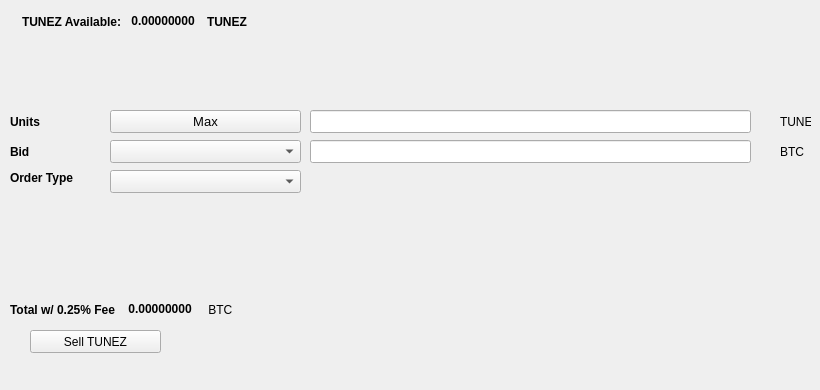
   <widget class="QWidget" name="SellTab">
    <attribute name="title">
     <string>Sell</string>
    </attribute>
    <widget class="QLabel" name="label_16">
     <property name="geometry">
      <rect>
       <x>780</x>
       <y>140</y>
       <width>31</width>
       <height>23</height>
      </rect>
     </property>
     <property name="text">
      <string>BTC</string>
     </property>
    </widget>
    <widget class="QComboBox" name="SellBidcomboBox">
     <property name="geometry">
      <rect>
       <x>110</x>
       <y>140</y>
       <width>191</width>
       <height>23</height>
      </rect>
     </property>
     <property name="font">
      <font>
       <pointsize>10</pointsize>
      </font>
     </property>
    </widget>
    <widget class="QLabel" name="label_18">
     <property name="geometry">
      <rect>
       <x>10</x>
       <y>110</y>
       <width>46</width>
       <height>23</height>
      </rect>
     </property>
     <property name="font">
      <font>
       <weight>75</weight>
       <bold>true</bold>
      </font>
     </property>
     <property name="text">
      <string>Units</string>
     </property>
    </widget>
    <widget class="QPushButton" name="Sell_Max_Amount">
     <property name="geometry">
      <rect>
       <x>110</x>
       <y>110</y>
       <width>191</width>
       <height>23</height>
      </rect>
     </property>
     <property name="font">
      <font>
       <pointsize>10</pointsize>
      </font>
     </property>
     <property name="text">
      <string>Max</string>
     </property>
    </widget>
    <widget class="QLabel" name="label_20">
     <property name="geometry">
      <rect>
       <x>10</x>
       <y>170</y>
       <width>91</width>
       <height>16</height>
      </rect>
     </property>
     <property name="font">
      <font>
       <weight>75</weight>
       <bold>true</bold>
      </font>
     </property>
     <property name="text">
      <string>Order Type</string>
     </property>
    </widget>
    <widget class="QComboBox" name="SellOrdertypeCombo">
     <property name="geometry">
      <rect>
       <x>110</x>
       <y>170</y>
       <width>191</width>
       <height>23</height>
      </rect>
     </property>
     <property name="font">
      <font>
       <pointsize>10</pointsize>
      </font>
     </property>
    </widget>
    <widget class="QLabel" name="label_21">
     <property name="geometry">
      <rect>
       <x>10</x>
       <y>140</y>
       <width>46</width>
       <height>23</height>
      </rect>
     </property>
     <property name="font">
      <font>
       <weight>75</weight>
       <bold>true</bold>
      </font>
     </property>
     <property name="text">
      <string>Bid</string>
     </property>
    </widget>
    <widget class="QLabel" name="label_22">
     <property name="geometry">
      <rect>
       <x>780</x>
       <y>110</y>
       <width>31</width>
       <height>23</height>
      </rect>
     </property>
     <property name="text">
      <string>TUNEZ</string>
     </property>
    </widget>
    <widget class="QLineEdit" name="UnitsInputTUNEZ">
     <property name="geometry">
      <rect>
       <x>310</x>
       <y>110</y>
       <width>441</width>
       <height>23</height>
      </rect>
     </property>
     <property name="font">
      <font>
       <pointsize>9</pointsize>
       <weight>75</weight>
       <bold>true</bold>
      </font>
     </property>
    </widget>
    <widget class="QLineEdit" name="SellBidPriceEdit">
     <property name="geometry">
      <rect>
       <x>310</x>
       <y>140</y>
       <width>441</width>
       <height>23</height>
      </rect>
     </property>
     <property name="font">
      <font>
       <pointsize>9</pointsize>
       <weight>75</weight>
       <bold>true</bold>
      </font>
     </property>
    </widget>
    <widget class="QPushButton" name="SellTUNEZBTN">
     <property name="geometry">
      <rect>
       <x>30</x>
       <y>330</y>
       <width>131</width>
       <height>23</height>
      </rect>
     </property>
     <property name="text">
      <string>Sell TUNEZ</string>
     </property>
     <property name="icon">
      <iconset resource="../tunez.qrc">
       <normaloff>:/icons/bitcoin</normaloff>:/icons/bitcoin</iconset>
     </property>
    </widget>
    <widget class="QWidget" name="layoutWidget3">
     <property name="geometry">
      <rect>
       <x>22</x>
       <y>12</y>
       <width>258</width>
       <height>19</height>
      </rect>
     </property>
     <layout class="QHBoxLayout" name="horizontalLayout">
      <item>
       <widget class="QLabel" name="label232_2">
        <property name="font">
         <font>
          <weight>75</weight>
          <bold>true</bold>
         </font>
        </property>
        <property name="text">
         <string>TUNEZ Available:</string>
        </property>
       </widget>
      </item>
      <item>
       <widget class="QLabel" name="TUNEZAvailableLabel">
        <property name="palette">
         <palette>
          <active>
           <colorrole role="WindowText">
            <brush brushstyle="SolidPattern">
             <color alpha="255">
              <red>0</red>
              <green>0</green>
              <blue>0</blue>
             </color>
            </brush>
           </colorrole>
           <colorrole role="Button">
            <brush brushstyle="SolidPattern">
             <color alpha="255">
              <red>0</red>
              <green>170</green>
              <blue>0</blue>
             </color>
            </brush>
           </colorrole>
           <colorrole role="Light">
            <brush brushstyle="SolidPattern">
             <color alpha="255">
              <red>0</red>
              <green>255</green>
              <blue>0</blue>
             </color>
            </brush>
           </colorrole>
           <colorrole role="Midlight">
            <brush brushstyle="SolidPattern">
             <color alpha="255">
              <red>0</red>
              <green>212</green>
              <blue>0</blue>
             </color>
            </brush>
           </colorrole>
           <colorrole role="Dark">
            <brush brushstyle="SolidPattern">
             <color alpha="255">
              <red>0</red>
              <green>85</green>
              <blue>0</blue>
             </color>
            </brush>
           </colorrole>
           <colorrole role="Mid">
            <brush brushstyle="SolidPattern">
             <color alpha="255">
              <red>0</red>
              <green>113</green>
              <blue>0</blue>
             </color>
            </brush>
           </colorrole>
           <colorrole role="Text">
            <brush brushstyle="SolidPattern">
             <color alpha="255">
              <red>0</red>
              <green>170</green>
              <blue>0</blue>
             </color>
            </brush>
           </colorrole>
           <colorrole role="BrightText">
            <brush brushstyle="SolidPattern">
             <color alpha="255">
              <red>255</red>
              <green>255</green>
              <blue>255</blue>
             </color>
            </brush>
           </colorrole>
           <colorrole role="ButtonText">
            <brush brushstyle="SolidPattern">
             <color alpha="255">
              <red>0</red>
              <green>0</green>
              <blue>0</blue>
             </color>
            </brush>
           </colorrole>
           <colorrole role="Base">
            <brush brushstyle="SolidPattern">
             <color alpha="255">
              <red>255</red>
              <green>255</green>
              <blue>255</blue>
             </color>
            </brush>
           </colorrole>
           <colorrole role="Window">
            <brush brushstyle="SolidPattern">
             <color alpha="255">
              <red>0</red>
              <green>170</green>
              <blue>0</blue>
             </color>
            </brush>
           </colorrole>
           <colorrole role="Shadow">
            <brush brushstyle="SolidPattern">
             <color alpha="255">
              <red>0</red>
              <green>0</green>
              <blue>0</blue>
             </color>
            </brush>
           </colorrole>
           <colorrole role="AlternateBase">
            <brush brushstyle="SolidPattern">
             <color alpha="255">
              <red>127</red>
              <green>212</green>
              <blue>127</blue>
             </color>
            </brush>
           </colorrole>
           <colorrole role="ToolTipBase">
            <brush brushstyle="SolidPattern">
             <color alpha="255">
              <red>255</red>
              <green>255</green>
              <blue>220</blue>
             </color>
            </brush>
           </colorrole>
           <colorrole role="ToolTipText">
            <brush brushstyle="SolidPattern">
             <color alpha="255">
              <red>0</red>
              <green>0</green>
              <blue>0</blue>
             </color>
            </brush>
           </colorrole>
          </active>
          <inactive>
           <colorrole role="WindowText">
            <brush brushstyle="SolidPattern">
             <color alpha="255">
              <red>0</red>
              <green>0</green>
              <blue>0</blue>
             </color>
            </brush>
           </colorrole>
           <colorrole role="Button">
            <brush brushstyle="SolidPattern">
             <color alpha="255">
              <red>0</red>
              <green>170</green>
              <blue>0</blue>
             </color>
            </brush>
           </colorrole>
           <colorrole role="Light">
            <brush brushstyle="SolidPattern">
             <color alpha="255">
              <red>0</red>
              <green>255</green>
              <blue>0</blue>
             </color>
            </brush>
           </colorrole>
           <colorrole role="Midlight">
            <brush brushstyle="SolidPattern">
             <color alpha="255">
              <red>0</red>
              <green>212</green>
              <blue>0</blue>
             </color>
            </brush>
           </colorrole>
           <colorrole role="Dark">
            <brush brushstyle="SolidPattern">
             <color alpha="255">
              <red>0</red>
              <green>85</green>
              <blue>0</blue>
             </color>
            </brush>
           </colorrole>
           <colorrole role="Mid">
            <brush brushstyle="SolidPattern">
             <color alpha="255">
              <red>0</red>
              <green>113</green>
              <blue>0</blue>
             </color>
            </brush>
           </colorrole>
           <colorrole role="Text">
            <brush brushstyle="SolidPattern">
             <color alpha="255">
              <red>0</red>
              <green>170</green>
              <blue>0</blue>
             </color>
            </brush>
           </colorrole>
           <colorrole role="BrightText">
            <brush brushstyle="SolidPattern">
             <color alpha="255">
              <red>255</red>
              <green>255</green>
              <blue>255</blue>
             </color>
            </brush>
           </colorrole>
           <colorrole role="ButtonText">
            <brush brushstyle="SolidPattern">
             <color alpha="255">
              <red>0</red>
              <green>0</green>
              <blue>0</blue>
             </color>
            </brush>
           </colorrole>
           <colorrole role="Base">
            <brush brushstyle="SolidPattern">
             <color alpha="255">
              <red>255</red>
              <green>255</green>
              <blue>255</blue>
             </color>
            </brush>
           </colorrole>
           <colorrole role="Window">
            <brush brushstyle="SolidPattern">
             <color alpha="255">
              <red>0</red>
              <green>170</green>
              <blue>0</blue>
             </color>
            </brush>
           </colorrole>
           <colorrole role="Shadow">
            <brush brushstyle="SolidPattern">
             <color alpha="255">
              <red>0</red>
              <green>0</green>
              <blue>0</blue>
             </color>
            </brush>
           </colorrole>
           <colorrole role="AlternateBase">
            <brush brushstyle="SolidPattern">
             <color alpha="255">
              <red>127</red>
              <green>212</green>
              <blue>127</blue>
             </color>
            </brush>
           </colorrole>
           <colorrole role="ToolTipBase">
            <brush brushstyle="SolidPattern">
             <color alpha="255">
              <red>255</red>
              <green>255</green>
              <blue>220</blue>
             </color>
            </brush>
           </colorrole>
           <colorrole role="ToolTipText">
            <brush brushstyle="SolidPattern">
             <color alpha="255">
              <red>0</red>
              <green>0</green>
              <blue>0</blue>
             </color>
            </brush>
           </colorrole>
          </inactive>
          <disabled>
           <colorrole role="WindowText">
            <brush brushstyle="SolidPattern">
             <color alpha="255">
              <red>0</red>
              <green>85</green>
              <blue>0</blue>
             </color>
            </brush>
           </colorrole>
           <colorrole role="Button">
            <brush brushstyle="SolidPattern">
             <color alpha="255">
              <red>0</red>
              <green>170</green>
              <blue>0</blue>
             </color>
            </brush>
           </colorrole>
           <colorrole role="Light">
            <brush brushstyle="SolidPattern">
             <color alpha="255">
              <red>0</red>
              <green>255</green>
              <blue>0</blue>
             </color>
            </brush>
           </colorrole>
           <colorrole role="Midlight">
            <brush brushstyle="SolidPattern">
             <color alpha="255">
              <red>0</red>
              <green>212</green>
              <blue>0</blue>
             </color>
            </brush>
           </colorrole>
           <colorrole role="Dark">
            <brush brushstyle="SolidPattern">
             <color alpha="255">
              <red>0</red>
              <green>85</green>
              <blue>0</blue>
             </color>
            </brush>
           </colorrole>
           <colorrole role="Mid">
            <brush brushstyle="SolidPattern">
             <color alpha="255">
              <red>0</red>
              <green>113</green>
              <blue>0</blue>
             </color>
            </brush>
           </colorrole>
           <colorrole role="Text">
            <brush brushstyle="SolidPattern">
             <color alpha="255">
              <red>0</red>
              <green>85</green>
              <blue>0</blue>
             </color>
            </brush>
           </colorrole>
           <colorrole role="BrightText">
            <brush brushstyle="SolidPattern">
             <color alpha="255">
              <red>255</red>
              <green>255</green>
              <blue>255</blue>
             </color>
            </brush>
           </colorrole>
           <colorrole role="ButtonText">
            <brush brushstyle="SolidPattern">
             <color alpha="255">
              <red>0</red>
              <green>85</green>
              <blue>0</blue>
             </color>
            </brush>
           </colorrole>
           <colorrole role="Base">
            <brush brushstyle="SolidPattern">
             <color alpha="255">
              <red>0</red>
              <green>170</green>
              <blue>0</blue>
             </color>
            </brush>
           </colorrole>
           <colorrole role="Window">
            <brush brushstyle="SolidPattern">
             <color alpha="255">
              <red>0</red>
              <green>170</green>
              <blue>0</blue>
             </color>
            </brush>
           </colorrole>
           <colorrole role="Shadow">
            <brush brushstyle="SolidPattern">
             <color alpha="255">
              <red>0</red>
              <green>0</green>
              <blue>0</blue>
             </color>
            </brush>
           </colorrole>
           <colorrole role="AlternateBase">
            <brush brushstyle="SolidPattern">
             <color alpha="255">
              <red>0</red>
              <green>170</green>
              <blue>0</blue>
             </color>
            </brush>
           </colorrole>
           <colorrole role="ToolTipBase">
            <brush brushstyle="SolidPattern">
             <color alpha="255">
              <red>255</red>
              <green>255</green>
              <blue>220</blue>
             </color>
            </brush>
           </colorrole>
           <colorrole role="ToolTipText">
            <brush brushstyle="SolidPattern">
             <color alpha="255">
              <red>0</red>
              <green>0</green>
              <blue>0</blue>
             </color>
            </brush>
           </colorrole>
          </disabled>
         </palette>
        </property>
        <property name="font">
         <font>
          <weight>75</weight>
          <bold>true</bold>
         </font>
        </property>
        <property name="text">
         <string> 0.00000000 </string>
        </property>
        <property name="textInteractionFlags">
         <set>Qt::LinksAccessibleByMouse|Qt::TextSelectableByKeyboard|Qt::TextSelectableByMouse</set>
        </property>
       </widget>
      </item>
      <item>
       <widget class="QLabel" name="labelTUNEZ">
        <property name="font">
         <font>
          <weight>75</weight>
          <bold>true</bold>
         </font>
        </property>
        <property name="text">
         <string>TUNEZ</string>
        </property>
       </widget>
      </item>
     </layout>
    </widget>
    <widget class="QWidget" name="layoutWidget">
     <property name="geometry">
      <rect>
       <x>10</x>
       <y>300</y>
       <width>268</width>
       <height>19</height>
      </rect>
     </property>
     <layout class="QHBoxLayout" name="horizontalLayout_2">
      <item>
       <widget class="QLabel" name="label_19">
        <property name="font">
         <font>
          <weight>75</weight>
          <bold>true</bold>
         </font>
        </property>
        <property name="text">
         <string>Total w/ 0.25% Fee </string>
        </property>
       </widget>
      </item>
      <item>
       <widget class="QLabel" name="SellCostLabel">
        <property name="palette">
         <palette>
          <active>
           <colorrole role="WindowText">
            <brush brushstyle="SolidPattern">
             <color alpha="255">
              <red>0</red>
              <green>0</green>
              <blue>0</blue>
             </color>
            </brush>
           </colorrole>
           <colorrole role="Button">
            <brush brushstyle="SolidPattern">
             <color alpha="255">
              <red>0</red>
              <green>170</green>
              <blue>0</blue>
             </color>
            </brush>
           </colorrole>
           <colorrole role="Light">
            <brush brushstyle="SolidPattern">
             <color alpha="255">
              <red>0</red>
              <green>255</green>
              <blue>0</blue>
             </color>
            </brush>
           </colorrole>
           <colorrole role="Midlight">
            <brush brushstyle="SolidPattern">
             <color alpha="255">
              <red>0</red>
              <green>212</green>
              <blue>0</blue>
             </color>
            </brush>
           </colorrole>
           <colorrole role="Dark">
            <brush brushstyle="SolidPattern">
             <color alpha="255">
              <red>0</red>
              <green>85</green>
              <blue>0</blue>
             </color>
            </brush>
           </colorrole>
           <colorrole role="Mid">
            <brush brushstyle="SolidPattern">
             <color alpha="255">
              <red>0</red>
              <green>113</green>
              <blue>0</blue>
             </color>
            </brush>
           </colorrole>
           <colorrole role="Text">
            <brush brushstyle="SolidPattern">
             <color alpha="255">
              <red>0</red>
              <green>170</green>
              <blue>0</blue>
             </color>
            </brush>
           </colorrole>
           <colorrole role="BrightText">
            <brush brushstyle="SolidPattern">
             <color alpha="255">
              <red>255</red>
              <green>255</green>
              <blue>255</blue>
             </color>
            </brush>
           </colorrole>
           <colorrole role="ButtonText">
            <brush brushstyle="SolidPattern">
             <color alpha="255">
              <red>0</red>
              <green>0</green>
              <blue>0</blue>
             </color>
            </brush>
           </colorrole>
           <colorrole role="Base">
            <brush brushstyle="SolidPattern">
             <color alpha="255">
              <red>255</red>
              <green>255</green>
              <blue>255</blue>
             </color>
            </brush>
           </colorrole>
           <colorrole role="Window">
            <brush brushstyle="SolidPattern">
             <color alpha="255">
              <red>0</red>
              <green>170</green>
              <blue>0</blue>
             </color>
            </brush>
           </colorrole>
           <colorrole role="Shadow">
            <brush brushstyle="SolidPattern">
             <color alpha="255">
              <red>0</red>
              <green>0</green>
              <blue>0</blue>
             </color>
            </brush>
           </colorrole>
           <colorrole role="AlternateBase">
            <brush brushstyle="SolidPattern">
             <color alpha="255">
              <red>127</red>
              <green>212</green>
              <blue>127</blue>
             </color>
            </brush>
           </colorrole>
           <colorrole role="ToolTipBase">
            <brush brushstyle="SolidPattern">
             <color alpha="255">
              <red>255</red>
              <green>255</green>
              <blue>220</blue>
             </color>
            </brush>
           </colorrole>
           <colorrole role="ToolTipText">
            <brush brushstyle="SolidPattern">
             <color alpha="255">
              <red>0</red>
              <green>0</green>
              <blue>0</blue>
             </color>
            </brush>
           </colorrole>
          </active>
          <inactive>
           <colorrole role="WindowText">
            <brush brushstyle="SolidPattern">
             <color alpha="255">
              <red>0</red>
              <green>0</green>
              <blue>0</blue>
             </color>
            </brush>
           </colorrole>
           <colorrole role="Button">
            <brush brushstyle="SolidPattern">
             <color alpha="255">
              <red>0</red>
              <green>170</green>
              <blue>0</blue>
             </color>
            </brush>
           </colorrole>
           <colorrole role="Light">
            <brush brushstyle="SolidPattern">
             <color alpha="255">
              <red>0</red>
              <green>255</green>
              <blue>0</blue>
             </color>
            </brush>
           </colorrole>
           <colorrole role="Midlight">
            <brush brushstyle="SolidPattern">
             <color alpha="255">
              <red>0</red>
              <green>212</green>
              <blue>0</blue>
             </color>
            </brush>
           </colorrole>
           <colorrole role="Dark">
            <brush brushstyle="SolidPattern">
             <color alpha="255">
              <red>0</red>
              <green>85</green>
              <blue>0</blue>
             </color>
            </brush>
           </colorrole>
           <colorrole role="Mid">
            <brush brushstyle="SolidPattern">
             <color alpha="255">
              <red>0</red>
              <green>113</green>
              <blue>0</blue>
             </color>
            </brush>
           </colorrole>
           <colorrole role="Text">
            <brush brushstyle="SolidPattern">
             <color alpha="255">
              <red>0</red>
              <green>170</green>
              <blue>0</blue>
             </color>
            </brush>
           </colorrole>
           <colorrole role="BrightText">
            <brush brushstyle="SolidPattern">
             <color alpha="255">
              <red>255</red>
              <green>255</green>
              <blue>255</blue>
             </color>
            </brush>
           </colorrole>
           <colorrole role="ButtonText">
            <brush brushstyle="SolidPattern">
             <color alpha="255">
              <red>0</red>
              <green>0</green>
              <blue>0</blue>
             </color>
            </brush>
           </colorrole>
           <colorrole role="Base">
            <brush brushstyle="SolidPattern">
             <color alpha="255">
              <red>255</red>
              <green>255</green>
              <blue>255</blue>
             </color>
            </brush>
           </colorrole>
           <colorrole role="Window">
            <brush brushstyle="SolidPattern">
             <color alpha="255">
              <red>0</red>
              <green>170</green>
              <blue>0</blue>
             </color>
            </brush>
           </colorrole>
           <colorrole role="Shadow">
            <brush brushstyle="SolidPattern">
             <color alpha="255">
              <red>0</red>
              <green>0</green>
              <blue>0</blue>
             </color>
            </brush>
           </colorrole>
           <colorrole role="AlternateBase">
            <brush brushstyle="SolidPattern">
             <color alpha="255">
              <red>127</red>
              <green>212</green>
              <blue>127</blue>
             </color>
            </brush>
           </colorrole>
           <colorrole role="ToolTipBase">
            <brush brushstyle="SolidPattern">
             <color alpha="255">
              <red>255</red>
              <green>255</green>
              <blue>220</blue>
             </color>
            </brush>
           </colorrole>
           <colorrole role="ToolTipText">
            <brush brushstyle="SolidPattern">
             <color alpha="255">
              <red>0</red>
              <green>0</green>
              <blue>0</blue>
             </color>
            </brush>
           </colorrole>
          </inactive>
          <disabled>
           <colorrole role="WindowText">
            <brush brushstyle="SolidPattern">
             <color alpha="255">
              <red>0</red>
              <green>85</green>
              <blue>0</blue>
             </color>
            </brush>
           </colorrole>
           <colorrole role="Button">
            <brush brushstyle="SolidPattern">
             <color alpha="255">
              <red>0</red>
              <green>170</green>
              <blue>0</blue>
             </color>
            </brush>
           </colorrole>
           <colorrole role="Light">
            <brush brushstyle="SolidPattern">
             <color alpha="255">
              <red>0</red>
              <green>255</green>
              <blue>0</blue>
             </color>
            </brush>
           </colorrole>
           <colorrole role="Midlight">
            <brush brushstyle="SolidPattern">
             <color alpha="255">
              <red>0</red>
              <green>212</green>
              <blue>0</blue>
             </color>
            </brush>
           </colorrole>
           <colorrole role="Dark">
            <brush brushstyle="SolidPattern">
             <color alpha="255">
              <red>0</red>
              <green>85</green>
              <blue>0</blue>
             </color>
            </brush>
           </colorrole>
           <colorrole role="Mid">
            <brush brushstyle="SolidPattern">
             <color alpha="255">
              <red>0</red>
              <green>113</green>
              <blue>0</blue>
             </color>
            </brush>
           </colorrole>
           <colorrole role="Text">
            <brush brushstyle="SolidPattern">
             <color alpha="255">
              <red>0</red>
              <green>85</green>
              <blue>0</blue>
             </color>
            </brush>
           </colorrole>
           <colorrole role="BrightText">
            <brush brushstyle="SolidPattern">
             <color alpha="255">
              <red>255</red>
              <green>255</green>
              <blue>255</blue>
             </color>
            </brush>
           </colorrole>
           <colorrole role="ButtonText">
            <brush brushstyle="SolidPattern">
             <color alpha="255">
              <red>0</red>
              <green>85</green>
              <blue>0</blue>
             </color>
            </brush>
           </colorrole>
           <colorrole role="Base">
            <brush brushstyle="SolidPattern">
             <color alpha="255">
              <red>0</red>
              <green>170</green>
              <blue>0</blue>
             </color>
            </brush>
           </colorrole>
           <colorrole role="Window">
            <brush brushstyle="SolidPattern">
             <color alpha="255">
              <red>0</red>
              <green>170</green>
              <blue>0</blue>
             </color>
            </brush>
           </colorrole>
           <colorrole role="Shadow">
            <brush brushstyle="SolidPattern">
             <color alpha="255">
              <red>0</red>
              <green>0</green>
              <blue>0</blue>
             </color>
            </brush>
           </colorrole>
           <colorrole role="AlternateBase">
            <brush brushstyle="SolidPattern">
             <color alpha="255">
              <red>0</red>
              <green>170</green>
              <blue>0</blue>
             </color>
            </brush>
           </colorrole>
           <colorrole role="ToolTipBase">
            <brush brushstyle="SolidPattern">
             <color alpha="255">
              <red>255</red>
              <green>255</green>
              <blue>220</blue>
             </color>
            </brush>
           </colorrole>
           <colorrole role="ToolTipText">
            <brush brushstyle="SolidPattern">
             <color alpha="255">
              <red>0</red>
              <green>0</green>
              <blue>0</blue>
             </color>
            </brush>
           </colorrole>
          </disabled>
         </palette>
        </property>
        <property name="font">
         <font>
          <weight>75</weight>
          <bold>true</bold>
         </font>
        </property>
        <property name="autoFillBackground">
         <bool>false</bool>
        </property>
        <property name="text">
         <string> 0.00000000</string>
        </property>
        <property name="textInteractionFlags">
         <set>Qt::LinksAccessibleByMouse|Qt::TextSelectableByMouse</set>
        </property>
       </widget>
      </item>
      <item>
       <widget class="QLabel" name="label_17">
        <property name="font">
         <font>
          <weight>50</weight>
          <bold>false</bold>
         </font>
        </property>
        <property name="text">
         <string> BTC</string>
        </property>
       </widget>
      </item>
     </layout>
    </widget>
    <widget class="QLabel" name="label_23">
     <property name="geometry">
      <rect>
       <x>460</x>
       <y>300</y>
       <width>281</width>
       <height>81</height>
      </rect>
     </property>
     <property name="text">
      <string/>
     </property>
     <property name="pixmap">
      <pixmap>:/images/bittrex</pixmap>
     </property>
    </widget>
   </widget>
